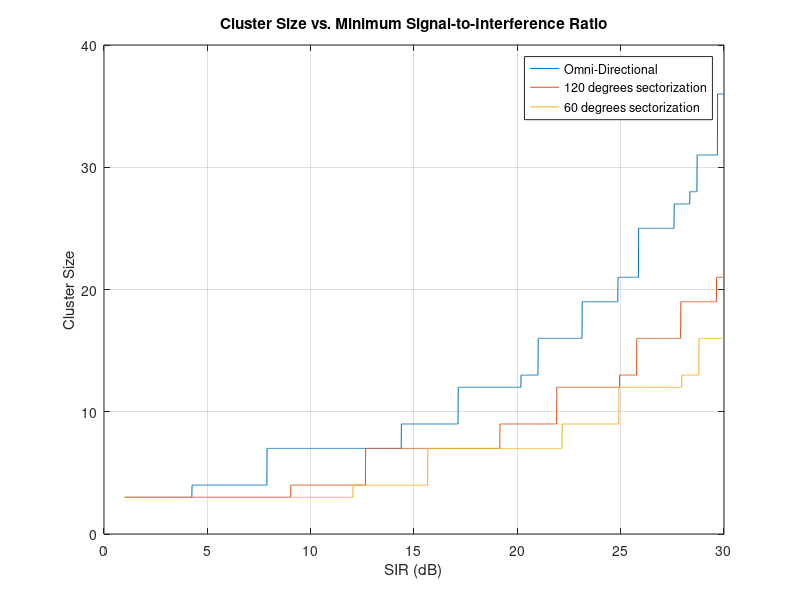

This chart was generated by the following MATLAB code: (Note: this script raises an error after producing the figure.)
function Wireless_Project_Part_2
close all;
clear;clc;
%% Cluster Size vs. SIR plot
SIR = 1:0.01:30;
io = [6 2 1];
n = 4;
N = zeros(length(io), length(SIR));
figure;
%Here, we calculate the cluster size for every value of SIR and for
%different sectorization method
%io = 6 for omni-directional
%io = 2 for 120-degrees sectorization
%io = 1 for 60-degrees sectorization
for index_1 = 1 : length(io)
    for index_2 = 1 : length(SIR)
        N(index_1, index_2) = cluster_size_calc(SIR(index_2), n, io(index_1));
    end
    plot(SIR, N(index_1,:))
    hold on;
end
title("Cluster Size vs. Minimum Signal-to-Interference Ratio");
xlabel("SIR (dB)");
ylabel("Cluster Size");
grid on;
legend('Omni-Directional', '120 degrees sectorization', '60 degrees sectorization');
%% 
%Here, we plot the number of cells and traffic intensity per cell at 
%SIR = 19 dB and user density = 1400 users/km^2
plot_part_2_3(19);
%%
%Here, we plot the number of cells and traffic intensity per cell at 
%SIR = 14 dB and user density = 1400 users/km^2
plot_part_2_3(14);
%%
%Here, we plot the number of cells and cell radius at SIR = 14 dB
plot_part_4_5(14);
%%
%Here, we plot the number of cells and cell radius at SIR = 19 dB
plot_part_4_5(19);
end

function N = cluster_size_calc(SIR_min,n,io)
N_calculated = (1 / 3) .* ((((io .* (10 ^ (SIR_min / 10))) .^ (1 / n)) + 1) .^ 2);
%N_calculated = (1 / 3) .* ((((io .* (10 ^ (SIR_min / 10))) .^ (1 / n)) ).^ 2); 
N_values = zeros(1, (floor(N_calculated) * floor(N_calculated)));
N_index = 1;
%Here, we get the allowed values of the cluster size that follows the
%equation N = i^2 + ik + k^2
for i = 0 : floor(N_calculated)
    for k = 0 : floor(N_calculated)
        N_values(N_index) = (i ^ 2) + (i * k) + (k ^ 2);
        N_index = N_index + 1;
    end
end
%Now, we remove the values that are less than N_calculated
N_values(N_values < N_calculated) = [];
%Then, the minimum value in the rest is the cluster size we are looking for
N = min(N_values);
end

function plot_part_2_3(SIR)
n = 4; City_Area = 100; S = 340; Au = 0.025; 
User_density = 1400;
GoS = 0.01 : 0.01 : 0.3;
traffic_intensity_per_cell = zeros(3, length(GoS));
num_cells = zeros(3, length(GoS));
io = [6 2 1]; n_sectors = [1 3 6];

%In order to plot the number of cells and traffic intensity per cell, we
%calculate them at each value of GoS and for each sectorization method
for index_1 = 1 : length(io)
    N = cluster_size_calc(SIR, n, io(index_1));
    num_channels_per_sector = floor(S / (N * n_sectors(index_1)));
    
    for index_2 = 1 : length(GoS)
        syms A;
        Pr_blocking = (sum((A .^ (0:num_channels_per_sector)) ./ factorial((0:num_channels_per_sector)))).*GoS(index_2) == ...
                ((A.^num_channels_per_sector) ./ factorial(num_channels_per_sector)) ;
        traffic_temp = solve(Pr_blocking,A);
        traffic_temp = double(traffic_temp);

        if ~isscalar(traffic_temp)
            for index = 1 : length(traffic_temp)
                if isreal(traffic_temp(index))
                    traffic_intensity_per_sector = traffic_temp(index);
                end
            end
        end
        traffic_intensity_per_cell(index_1,index_2) = traffic_intensity_per_sector * n_sectors(index_1);

        total_traffic_intensity = User_density * City_Area * Au;

        num_cells(index_1,index_2) = ceil((total_traffic_intensity) / traffic_intensity_per_cell(index_1,index_2));
    end
end
    figure
    for index_1 = 1 : length(io)
        subplot(1,2,1)
        plot(GoS,num_cells(index_1,:));
        hold on;
        subplot(1,2,2)
        plot(GoS, traffic_intensity_per_cell(index_1,:))
        hold on;
    end
    subplot(1,2,1);
    title(['Number of Cells vs. Grade of Service at SIR = ', num2str(SIR),' dB']);
    xlabel("GoS");
    ylabel("Number of Cells");
    legend('Omni-Directional', '120 degrees sectorization', '60 degrees sectorization');
    grid on;
    subplot(1,2,2);
    title(['Traffic Intensity per Cell vs. Grade of Service at SIR = ', num2str(SIR),' dB']);
    xlabel("GoS");
    ylabel("Traffic Intensity per Cell (Erlang)");
    legend('Omni-Directional', '120 degrees sectorization', '60 degrees sectorization');
    grid on;
end

function plot_part_4_5(SIR)
n = 4; City_Area = 100; S = 340; Au = 0.025; 
User_density = 100 : 2000;
GoS = 0.02;
num_cells = zeros(3, length(User_density));
Cell_Radius = zeros(3,length(User_density));
io = [6 2 1]; n_sectors = [1 3 6];

for index_1 = 1 : length(io)
    N = cluster_size_calc(SIR, n, io(index_1));
    num_channels_per_sector = floor(S / (N * n_sectors(index_1)));
    syms A;
    Pr_blocking = (sum((A .^ (0:num_channels_per_sector)) ./ factorial((0:num_channels_per_sector)))).*GoS == ...
                ((A.^num_channels_per_sector) ./ factorial(num_channels_per_sector)) ;
    traffic_temp = solve(Pr_blocking,A);
    traffic_temp = double(traffic_temp);

    if ~isscalar(traffic_temp)
        for index = 1 : length(traffic_temp)
            if isreal(traffic_temp(index))
                traffic_intensity_per_sector = traffic_temp(index);
            end
        end
    end
    traffic_intensity_per_cell = traffic_intensity_per_sector * n_sectors(index_1);
    for index_2 = 1 : length(User_density)

        total_traffic_intensity = User_density(index_2) * City_Area * Au;

        num_cells(index_1,index_2) = ceil((total_traffic_intensity) / traffic_intensity_per_cell);
        
        Cell_Area = City_Area / num_cells(index_1,index_2);
        Cell_Radius(index_1,index_2) = sqrt(Cell_Area / (1.5 * sqrt(3)));
    end
end
    figure
    for index_1 = 1 : length(io)
        subplot(1,2,1)
        plot(User_density,num_cells(index_1,:));
        hold on;
        subplot(1,2,2)
        plot(User_density, Cell_Radius(index_1,:));
        hold on;
    end
    subplot(1,2,1);
    title(['Number of Cells vs. User Density at SIR = ', num2str(SIR),' dB']);
    xlabel("User Density");
    ylabel("Number of Cells");
    legend('Omni-Directional', '120 degrees sectorization', '60 degrees sectorization');
    grid on;
    subplot(1,2,2);
    title(['Cell Radius vs. User Density at SIR = ', num2str(SIR),' dB']);
    xlabel("User Density");
    ylabel("Cell Radius (Km)");
    legend('Omni-Directional', '120 degrees sectorization', '60 degrees sectorization');
    grid on;
end